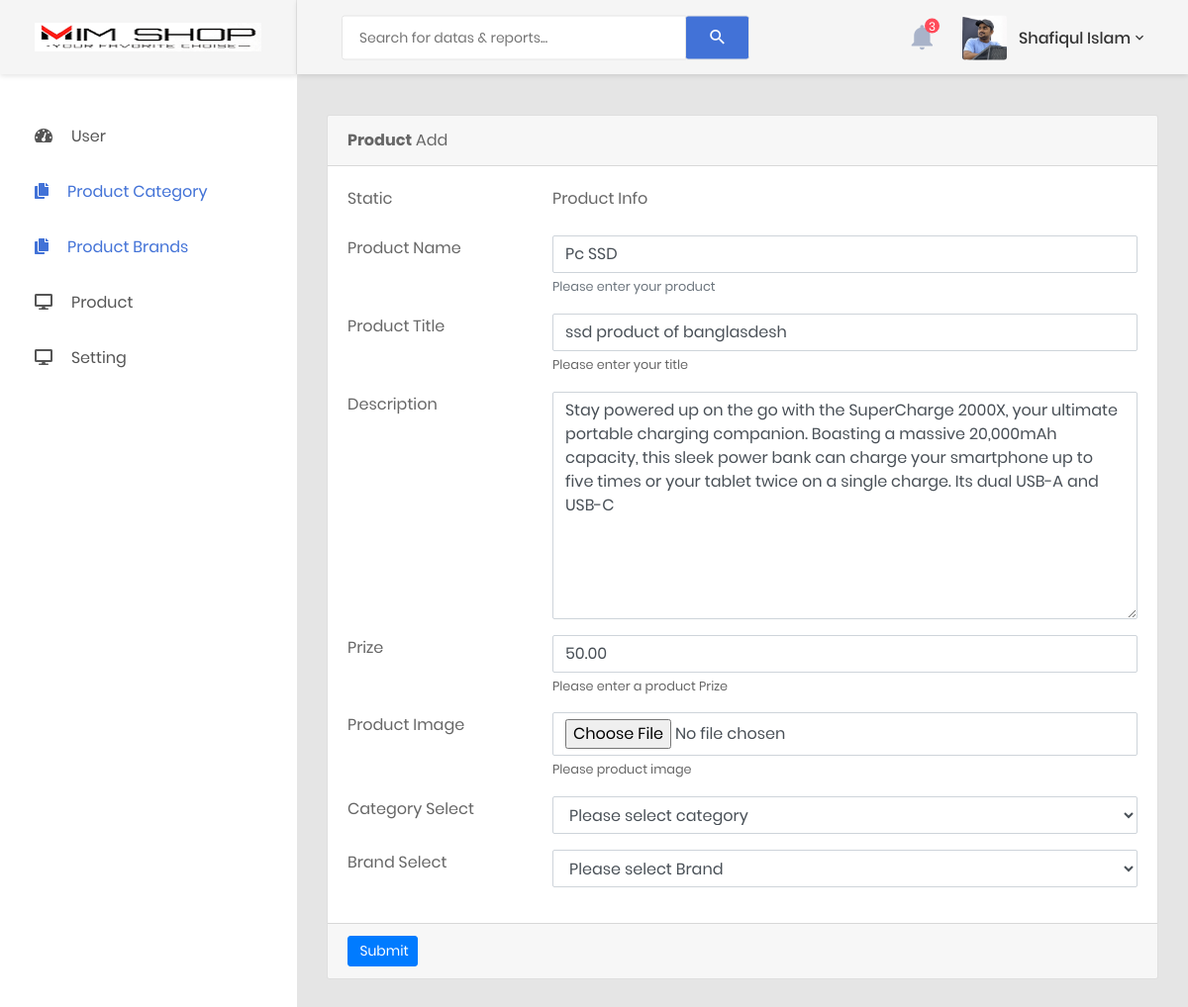
Page /admin/product-edit.php?id=12 (signed in) on the committed database.
### tables this page shows
CREATE TABLE `products` (
  `id` int(11) NOT NULL,
  `p_name` varchar(55) NOT NULL,
  `p_title` mediumtext NOT NULL,
  `p_description` longtext NOT NULL,
  `prize` float(10,2) NOT NULL,
  `image` varchar(55) NOT NULL,
  `cat_Id` varchar(55) NOT NULL,
  `brand_Id` varchar(55) NOT NULL,
  `type` tinyint(4) NOT NULL DEFAULT 0,
  `date` timestamp NOT NULL DEFAULT current_timestamp() ON UPDATE current_timestamp()
);

### config/config.php (called while the page is built, shortened)
<?php
class connection
{
    public function __construct()
    {
        $this->con = new mysqli("localhost", "root", "", "e_commerce_site");
    }
}

### classes/Product.php (called while the page is built, shortened)
<?php
include_once __DIR__ . '/../config/config.php';
class Product extends connection
{
    public function edit_product($id)
    {
        $sql = "SELECT * FROM products WHERE id = '$id'";
        $result = $this->con->query($sql);
        return $result;
    }
}

### admin/product-edit.php (the view, shortened to what this page needs)
<?php
include 'includes/head.php';
include '../classes/Product.php';
$p = new Product();
$id = $_GET['id'];
if(isset($_GET['id'])){
    $data = $p->edit_product($id);
    $row = mysqli_fetch_assoc($data);
}
?>
<body class="animsition">
    <div class="page-wrapper">
        <?php
        include 'includes/sidebar.php';
        ?>
        <div class="page-container">
            <?php
            include 'includes/header.php';
            ?>
<div class="main-content">
    <div class="section__content section__content--p30">
        <div class="card">
            <div class="card-header">
                <strong>Product</strong> Add
            </div>
    <form action="" method="post" enctype="multipart/form-data" class="form-horizontal">
        <div class="card-body card-block">
            <div class="row form-group">
                <div class="col col-md-3">
                    <label class=" form-control-label">Static</label>
                </div>
                <div class="col-12 col-md-9">
                    <p class="form-control-static">Product Info</p>
                </div>
            </div>
            <div class="row form-group">
                <div class="col col-md-3">
                    <label for="text-input" class=" form-control-label">Product Name</label>
                </div>
                <div class="col-12 col-md-9">
                    <input type="text" id="text-input" name="p_name" placeholder="Enter product" class="form-control" value="<?php echo $row['p_name'] ?>">
                    <small class="form-text text-muted">Please enter your product</small>
                </div>
            </div>
            <div class="row form-group">
                <div class="col col-md-3">
                    <label for="email-input" class=" form-control-label">Product Title</label>
                </div>
                <div class="col-12 col-md-9">
                    <input type="text" id="email-input" name="p_title" placeholder="Enter Title" class="form-control" value="<?php echo $row['p_title'] ?>">
                    <small class="help-block form-text">Please enter your title</small>
                </div>
            </div>
            <div class="row form-group">
                <div class="col col-md-3">
                    <label for="textarea-input" class=" form-control-label">Description</label>
                </div>
                <div class="col-12 col-md-9">
                    <textarea name="description" id="textarea-input" rows="9" placeholder="Please enter a product Description..." class="form-control"><?php echo $row['p_description'] ?></textarea>
                </div>
            </div>
            <div class="row form-group">
                <div class="col col-md-3">
                    <label for="password-input" class=" form-control-label">Prize</label>
                </div>
                <div class="col-12 col-md-9">
                    <input type="number" id="password-input" name="prize" value="<?php echo $row['prize'] ?>" class="form-control">
                    <small class="help-block form-text">Please enter a product Prize</small>
                </div>
            </div>
            <div class="row form-group">
                <div class="col col-md-3">
                    <label for="password-input" class=" form-control-label">Product Image</label>
                </div>
                <div class="col-12 col-md-9">
                    <input type="file" id="password-input" name="image" class="form-control">
                    <small class="help-block form-text">Please product image</small>
                </div>
            </div>
            <div class="row form-group">
                <div class="col col-md-3">
                    <label for="select" class=" form-control-label">Category Select</label>
                </div>
                <div class="col-12 col-md-9">
                    <select name="cat_select" id="select" class="form-control">
                        <option>Please select category</option>
                    </select>
                </div>
            </div>
            <div class="row form-group">
                <div class="col col-md-3">
                    <label for="select" class=" form-control-label">Brand Select</label>
                </div>
                <div class="col-12 col-md-9">
                    <select name="brand_select" id="select" class="form-control">
                        <option>Please select Brand</option>
                    </select>
                </div>
            </div>
        </div>
        <div class="card-footer">
            <button type="submit" class="btn btn-primary btn-sm" name="save1">
                <i class="fa fa-dot-circle-o"></i> Submit
            </button>
        </div>
    </form>
        </div>
    </div>
</div>
        </div>
    </div>
    <?php
    include 'includes/footer.php';
    ?>

### rows in the picture
products: p_name "Pc SSD", p_title "ssd product of banglasdesh", description "Stay powered up on the go with the SuperCharge 2000X, your ultimate portable charging companion. Boasting a massive 20,000mAh capacity, this sleek power bank can charge your smartphone up to five times or your tablet twice on a single charge. Its dual USB-A and USB-C", prize "50.00"
